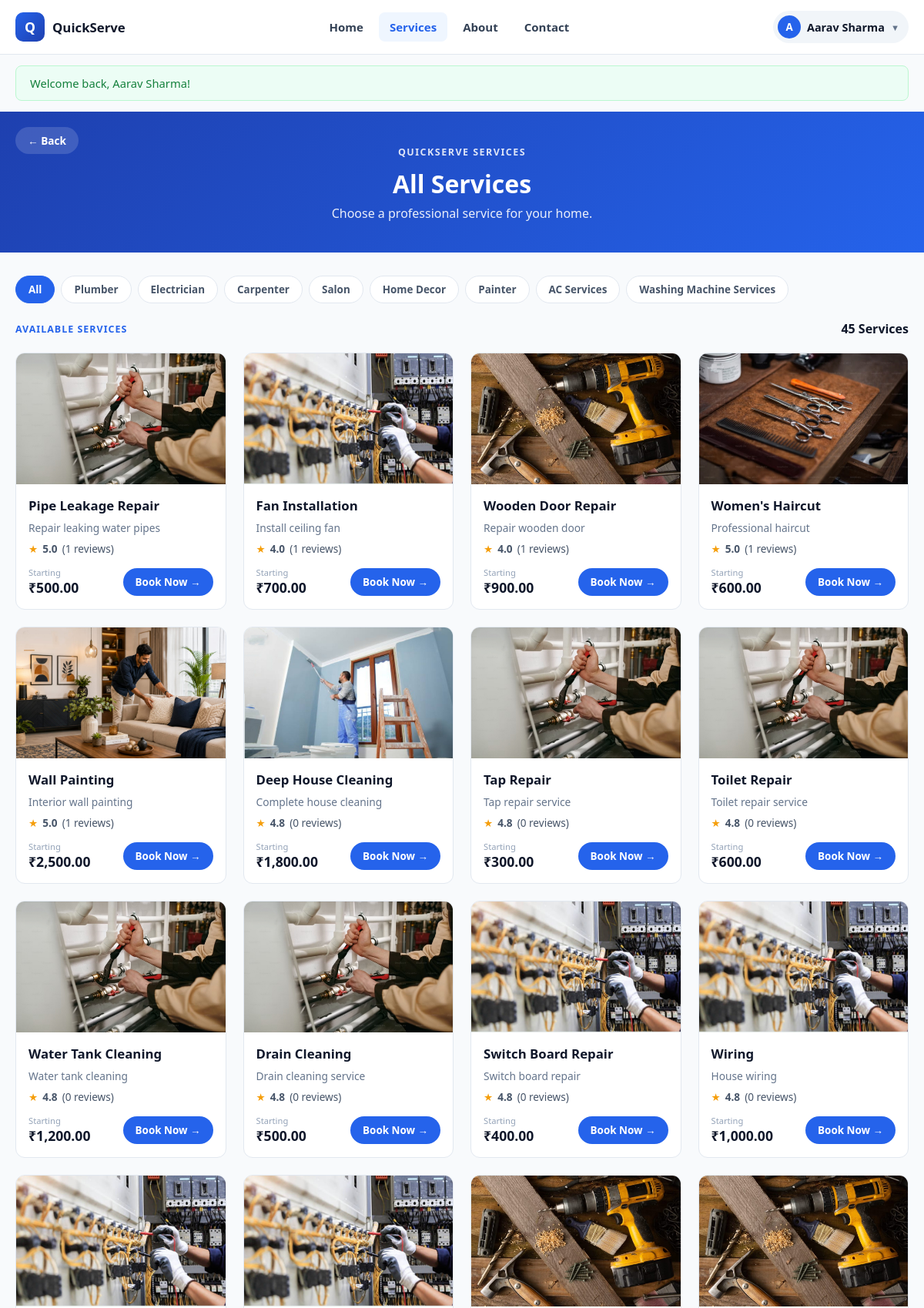
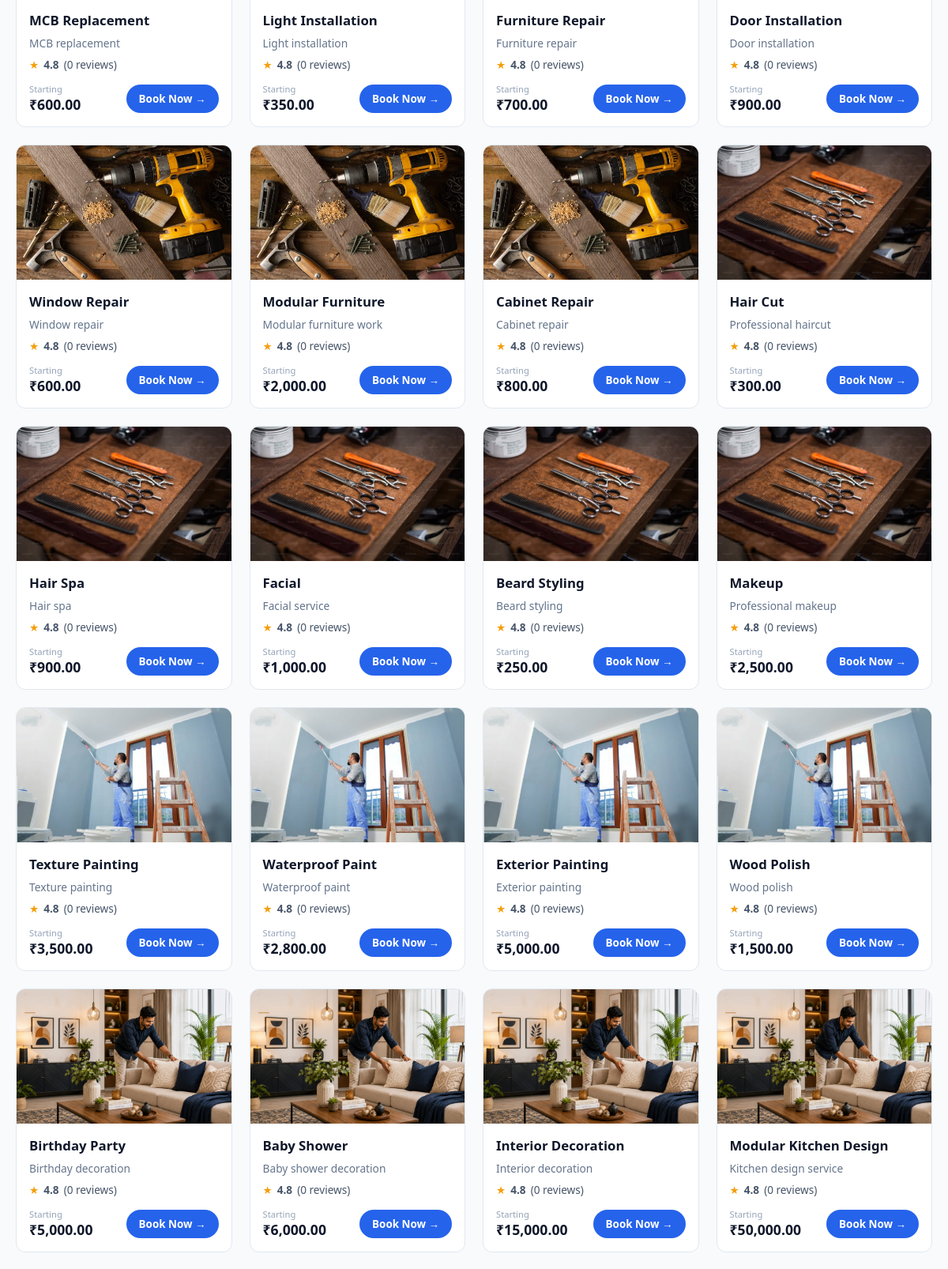
Screenshot of /services.php (signed in, upper part) with the database file from the repository (2 pictures, top to bottom).
### tables this page shows
CREATE TABLE `customers` (
  `id` int(11) NOT NULL,
  `full_name` varchar(100) NOT NULL,
  `email` varchar(150) NOT NULL,
  `password` varchar(255) NOT NULL,
  `phone` varchar(15) DEFAULT NULL,
  `address` varchar(255) DEFAULT NULL,
  `profile_image` varchar(255) DEFAULT NULL,
  `status` tinyint(1) DEFAULT 1,
  `created_at` datetime DEFAULT NULL,
  `updated_at` datetime DEFAULT NULL
);

CREATE TABLE `categories` (
  `id` int(11) NOT NULL,
  `category_name` varchar(100) NOT NULL,
  `description` text DEFAULT NULL,
  `status` tinyint(1) DEFAULT 1,
  `image` varchar(255) DEFAULT NULL,
  `created_at` datetime DEFAULT NULL,
  `updated_at` datetime DEFAULT NULL
);

CREATE TABLE `services` (
  `id` int(11) NOT NULL,
  `provider_id` int(11) DEFAULT NULL,
  `category_id` int(11) DEFAULT NULL,
  `service_name` varchar(150) NOT NULL,
  `description` text DEFAULT NULL,
  `price` decimal(10,2) DEFAULT NULL,
  `duration` varchar(50) DEFAULT NULL,
  `service_image` varchar(255) DEFAULT NULL,
  `is_available` tinyint(1) DEFAULT 1,
  `created_at` datetime DEFAULT NULL,
  `updated_at` datetime DEFAULT NULL
);

### services.php (the view, shortened to what this page needs)
<?php
require_once __DIR__ . '/includes/functions.php';
$activePage = 'services';
$categoryFilter = trim($_GET['category'] ?? '');
$categories = $pdo->query("SELECT * FROM categories WHERE status = 1 ORDER BY id ASC")->fetchAll();
if ($categoryFilter !== '') {
    $stmt = $pdo->prepare(
        "SELECT s.*, c.category_name,
                (SELECT ROUND(AVG(r.rating), 1) FROM reviews r WHERE r.service_id = s.id) AS avg_rating,
                (SELECT COUNT(*) FROM reviews r WHERE r.service_id = s.id) AS review_count
         FROM services s
         LEFT JOIN categories c ON c.id = s.category_id
         WHERE s.is_available = 1 AND c.category_name = ?
         ORDER BY s.id ASC"
    );
    $stmt->execute([$categoryFilter]);
} else {
    $stmt = $pdo->query(
        "SELECT s.*, c.category_name,
                (SELECT ROUND(AVG(r.rating), 1) FROM reviews r WHERE r.service_id = s.id) AS avg_rating,
                (SELECT COUNT(*) FROM reviews r WHERE r.service_id = s.id) AS review_count
         FROM services s
         LEFT JOIN categories c ON c.id = s.category_id
         WHERE s.is_available = 1
         ORDER BY s.id ASC"
    );
}
$services = $stmt->fetchAll();
require __DIR__ . '/includes/public_header.php';
?>
<div class="services-page">
  <header class="page-header">
    <button type="button" class="back-button" onclick="window.location.href='<?php echo BASE_URL; ?>index.php'">← Back</button>
    <span class="label">QUICKSERVE SERVICES</span>
    <h1><?php echo $categoryFilter !== '' ? e($categoryFilter) : 'All Services'; ?></h1>
    <p>Choose a professional service for your home.</p>
  </header>
  <main class="services-page-main">
    <div class="filter-bar">
      <a href="<?php echo BASE_URL; ?>services.php" class="filter-chip <?php echo $categoryFilter === '' ? 'active' : ''; ?>">All</a>
      <?php foreach ($categories as $cat): ?>
        <a href="<?php echo BASE_URL; ?>services.php?category=<?php echo urlencode($cat['category_name']); ?>"
           class="filter-chip <?php echo $categoryFilter === $cat['category_name'] ? 'active' : ''; ?>">
          <?php echo e($cat['category_name']); ?>
        </a>
      <?php endforeach; ?>
    </div>
    <div class="services-section-heading">
      <span>AVAILABLE SERVICES</span>
      <strong><?php echo count($services); ?> Services</strong>
    </div>
    <?php if (count($services) > 0): ?>
      <div class="services-grid">
        <?php foreach ($services as $service): ?>
          <article class="service-card">
            <div class="service-card-image">
              <img src="<?php echo service_image_url($service); ?>" alt="<?php echo e($service['service_name']); ?>">
            </div>
            <div class="service-card-content">
              <h3><?php echo e($service['service_name']); ?></h3>
              <p class="service-description"><?php echo e($service['description']); ?></p>
              <div class="service-rating">
                <span class="rating-star">★</span>
                <strong><?php echo $service['avg_rating'] ? e($service['avg_rating']) : '4.8'; ?></strong>
                <span>(<?php echo (int) $service['review_count']; ?> reviews)</span>
              </div>
              <div class="service-card-bottom">
                <div class="service-price">
                  <small>Starting</small>
                  <strong><?php echo money($service['price']); ?></strong>
                </div>
                <a class="book-now-button" href="<?php echo BASE_URL; ?>customer/booking.php?service_id=<?php echo (int) $service['id']; ?>">Book Now →</a>
              </div>
            </div>
          </article>
        <?php endforeach; ?>
      </div>
    <?php endif; ?>
  </main>
</div>
<?php require __DIR__ . '/includes/public_footer.php'; ?>

### includes/public_header.php (shortened to what this page needs)
<?php
require_once __DIR__ . '/functions.php';
$activePage = $activePage ?? '';
$loggedInCustomer = null;
if (is_customer_logged_in()) {
    $stmt = $pdo->prepare("SELECT * FROM customers WHERE id = ?");
    $stmt->execute([$_SESSION['customer_id']]);
    $loggedInCustomer = $stmt->fetch();
}
?><!DOCTYPE html>
<html lang="en">
<head>
<link rel="stylesheet" href="<?php echo BASE_URL; ?>assets/css/style.css">
</head>
<body>
<header class="qs-header">
  <div class="qs-header-row">
    <a href="<?php echo BASE_URL; ?>index.php" class="qs-logo">
      <div class="logo-box">Q</div>
      <div><strong>QuickServe</strong></div>
    </a>
    <nav class="qs-nav">
      <a href="<?php echo BASE_URL; ?>index.php" class="qs-nav-link <?php echo $activePage === 'home' ? 'active' : ''; ?>">Home</a>
      <a href="<?php echo BASE_URL; ?>services.php" class="qs-nav-link <?php echo $activePage === 'services' ? 'active' : ''; ?>">Services</a>
      <a href="<?php echo BASE_URL; ?>about.php" class="qs-nav-link <?php echo $activePage === 'about' ? 'active' : ''; ?>">About</a>
      <a href="<?php echo BASE_URL; ?>index.php#contact" class="qs-nav-link">Contact</a>
    </nav>
    <div class="header-actions">
      <?php if ($loggedInCustomer): ?>
        <div class="customer-account-wrapper">
          <button class="customer-profile-button" type="button">
            <div class="customer-profile-avatar"><?php echo e(strtoupper(substr($loggedInCustomer['full_name'], 0, 1))); ?></div>
            <span class="customer-profile-name"><?php echo e($loggedInCustomer['full_name']); ?></span>
            <span class="customer-profile-arrow">▼</span>
          </button>
        </div>
      <?php else: ?>
        <button class="header-login" type="button" data-open-login>Login</button>
      <?php endif; ?>
    </div>
  </div>
</header>
<main class="main-content">
<?php render_flash(); ?>

### includes/functions.php (shortened to what this page needs)
<?php
function e($value) {
    return htmlspecialchars($value ?? '', ENT_QUOTES, 'UTF-8');
}
function money($amount) {
    return '₹' . number_format((float) $amount, 2);
}
function get_flash() {
    if (!empty($_SESSION['flash'])) {
        $flash = $_SESSION['flash'];
        return $flash;
    }
    return null;
}
function render_flash() {
    $flash = get_flash();
    if ($flash) {
        $type = $flash['type'] === 'error' ? 'error' : $flash['type'];
        echo '<div class="alert alert-' . e($type) . '">' . e($flash['message']) . '</div>';
    }
}
function category_image_url($categoryName) {
    $map = [
        'Plumber'                  => 'cctv.jpg',
        'Electrician'               => 'electrician.jpg',
        'Carpenter'                 => 'carpenter.jpg',
        'Salon'                     => 'salon.jpg',
        'Home Decor'                => 'home.jpg',
        'Painter'                   => 'painter.jpg',
        'AC Services'               => 'ac.jpg',
        'Washing Machine Services'  => 'washing.jpg',
    ];
    $file = $map[$categoryName] ?? 'image.png';
    return BASE_URL . 'assets/images/categories/' . $file;
}
function service_image_url($service) {
    $uploaded = $service['service_image'] ?? '';
    return category_image_url($service['category_name'] ?? '');
}

### includes/public_footer.php (shortened to what this page needs)
</main>
</body>
</html>

### rows the page displays
customers: full_name "A", full_name "Aarav Sharma"
categories: category_name "Plumber"
categories: category_name "Electrician"
categories: category_name "Carpenter"
categories: category_name "Salon"
categories: category_name "Home Decor"
categories: category_name "Painter"
categories: category_name "AC Services"
categories: category_name "Washing Machine Services"
services: service_name "Pipe Leakage Repair", description "Repair leaking water pipes", avg_rating "5.0", review_count "1", price "₹500.00"
services: service_name "Fan Installation", description "Install ceiling fan", avg_rating "4.0", review_count "1", price "₹700.00"
services: service_name "Wooden Door Repair", description "Repair wooden door", avg_rating "4.0", review_count "1", price "₹900.00"
services: service_name "Women's Haircut", description "Professional haircut", avg_rating "5.0", review_count "1", price "₹600.00"
services: service_name "Wall Painting", description "Interior wall painting", avg_rating "5.0", review_count "1", price "₹2,500.00"
services: service_name "Deep House Cleaning", description "Complete house cleaning", shows "4.8", review_count "0", price "₹1,800.00"
services: service_name "Tap Repair", description "Tap repair service", shows "4.8", review_count "0", price "₹300.00"
services: service_name "Toilet Repair", description "Toilet repair service", shows "4.8", review_count "0", price "₹600.00"
services: service_name "Water Tank Cleaning", description "Water tank cleaning", shows "4.8", review_count "0", price "₹1,200.00"
services: service_name "Drain Cleaning", description "Drain cleaning service", shows "4.8", review_count "0", price "₹500.00"
services: service_name "Switch Board Repair", description "Switch board repair", shows "4.8", review_count "0", price "₹400.00"
services: service_name "Wiring", description "House wiring", shows "4.8", review_count "0", price "₹1,000.00"
services: service_name "MCB Replacement", description "MCB replacement", shows "4.8", review_count "0", price "₹600.00"
services: service_name "Light Installation", description "Light installation", shows "4.8", review_count "0", price "₹350.00"
services: service_name "Furniture Repair", description "Furniture repair", shows "4.8", review_count "0", price "₹700.00"
services: service_name "Door Installation", description "Door installation", shows "4.8", review_count "0", price "₹900.00"
services: service_name "Window Repair", description "Window repair", shows "4.8", review_count "0", price "₹600.00"
services: service_name "Modular Furniture", description "Modular furniture work", shows "4.8", review_count "0", price "₹2,000.00"
services: service_name "Cabinet Repair", description "Cabinet repair", shows "4.8", review_count "0", price "₹800.00"
services: service_name "Hair Cut", description "Professional haircut", shows "4.8", review_count "0", price "₹300.00"
services: service_name "Hair Spa", description "Hair spa", shows "4.8", review_count "0", price "₹900.00"
services: service_name "Facial", description "Facial service", shows "4.8", review_count "0", price "₹1,000.00"
services: service_name "Beard Styling", description "Beard styling", shows "4.8", review_count "0", price "₹250.00"
services: service_name "Makeup", description "Professional makeup", shows "4.8", review_count "0", price "₹2,500.00"
services: service_name "Texture Painting", description "Texture painting", shows "4.8", review_count "0", price "₹3,500.00"
services: service_name "Waterproof Paint", description "Waterproof paint", shows "4.8", review_count "0", price "₹2,800.00"
services: service_name "Exterior Painting", description "Exterior painting", shows "4.8", review_count "0", price "₹5,000.00"
services: service_name "Wood Polish", description "Wood polish", shows "4.8", review_count "0", price "₹1,500.00"
services: service_name "Birthday Party", description "Birthday decoration", shows "4.8", review_count "0", price "₹5,000.00"
services: service_name "Baby Shower", description "Baby shower decoration", shows "4.8", review_count "0", price "₹6,000.00"
services: service_name "Interior Decoration", description "Interior decoration", shows "4.8", review_count "0", price "₹15,000.00"
services: service_name "Modular Kitchen Design", description "Kitchen design service", shows "4.8", review_count "0", price "₹50,000.00"

### other values shown
$flash['message'] "Welcome back, Aarav Sharma!"
count($services) "45"
